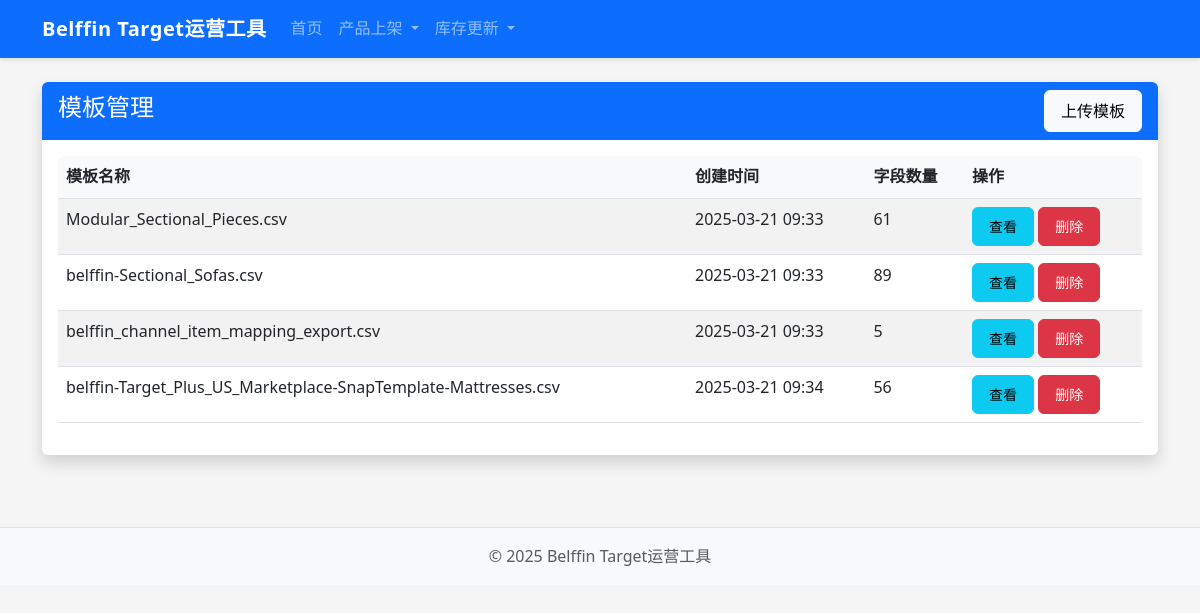
The app's page /product/templates with its own data.
### app/models/models.py (models this page shows, shortened)
class Template(db.Model):
    __tablename__ = 'template'
    id = db.Column(db.Integer, primary_key=True)
    name = db.Column(db.String(100), nullable=False)
    file_path = db.Column(db.String(200))
    content = db.Column(db.Text)  # 存储模板内容
    created_at = db.Column(db.DateTime, default=datetime.utcnow)
    updated_at = db.Column(db.DateTime, default=datetime.utcnow, onupdate=datetime.utcnow)
    fields = db.relationship('TemplateField', backref='template', lazy=True, cascade="all, delete-orphan")

### app/routes/product.py (the view)
@product_bp.route('/templates')
def templates():
    templates = Template.query.all()
    return render_template('product/templates.html', templates=templates)

### app/templates/product/templates.html (shortened to what this page needs)
{% extends 'base.html' %}
{% block content %}
<div class="row">
    <div class="col-md-12">
        <div class="card">
            <div class="card-header bg-primary text-white d-flex justify-content-between align-items-center">
                <h4>模板管理</h4>
                <button type="button" class="btn btn-light" data-bs-toggle="modal" data-bs-target="#uploadModal">
                    上传模板
                </button>
            </div>
            <div class="card-body">
                {% if templates %}
                <div class="table-responsive">
                    <table class="table table-striped">
                        <thead>
                            <tr>
                                <th>模板名称</th>
                                <th>创建时间</th>
                                <th>字段数量</th>
                                <th>操作</th>
                            </tr>
                        </thead>
                        <tbody>
                            {% for template in templates %}
                            <tr>
                                <td>{{ template.name }}</td>
                                <td>{{ template.created_at.strftime('%Y-%m-%d %H:%M') }}</td>
                                <td>{{ template.fields|length }}</td>
                                <td>
                                    <a href="{{ url_for('product.template_detail', template_id=template.id) }}" class="btn btn-sm btn-info">查看</a>
                                    <button type="button" class="btn btn-sm btn-danger"
                                            onclick="confirmDelete('{{ template.id }}', '{{ template.name }}')">删除</button>
                                </td>
                            </tr>
                            {% endfor %}
                        </tbody>
                    </table>
                </div>
                {% else %}
                <div class="alert alert-info">
                    暂无模板，请点击右上角"上传模板"按钮添加模板。
                </div>
                {% endif %}
            </div>
        </div>
    </div>
</div>
{% endblock %}

### app/templates/base.html (shortened to what this page needs)
<!DOCTYPE html>
<html lang="zh-CN">
<head>
    <link href="https://cdn.jsdelivr.net/npm/bootstrap@5.3.0-alpha1/dist/css/bootstrap.min.css" rel="stylesheet">
    <link rel="stylesheet" href="{{ url_for('static', filename='css/style.css') }}">
</head>
<body>
    <nav class="navbar navbar-expand-lg navbar-dark bg-primary">
        <div class="container">
            <a class="navbar-brand" href="{{ url_for('main.index') }}">Belffin Target运营工具</a>
            <div class="collapse navbar-collapse" id="navbarNav">
                <ul class="navbar-nav">
                    <li class="nav-item">
                        <a class="nav-link" href="{{ url_for('main.index') }}">首页</a>
                    </li>
                    <li class="nav-item dropdown">
                        <a class="nav-link dropdown-toggle" href="#" role="button" data-bs-toggle="dropdown">
                            产品上架
                        </a>
                    </li>
                    <li class="nav-item dropdown">
                        <a class="nav-link dropdown-toggle" href="#" role="button" data-bs-toggle="dropdown">
                            库存更新
                        </a>
                    </li>
                </ul>
            </div>
        </div>
    </nav>
    <div class="container mt-4">
        {% block content %}{% endblock %}
    </div>
    <footer class="footer mt-5 py-3 bg-light">
        <div class="container text-center">
            <span class="text-muted">© 2025 Belffin Target运营工具</span>
        </div>
    </footer>
</body>
</html>

### app/static/css/style.css (style rules this page uses)
:root { --primary-color: #0d6efd; --secondary-color: #6c757d; --success-color: #198754; --info-color: #0dcaf0; --warning-color: #ffc107; --danger-color: #dc3545; --light-color: #f8f9fa; --dark-color: #212529; --border-radius: 0.375rem; --box-shadow: 0 0.5rem 1rem rgba(0, 0, 0, 0.15); --transition: all 0.3s ease-in-out; }
body { font-family: 'Segoe UI', Tahoma, Geneva, Verdana, sans-serif; background-color: #f5f5f5; color: #333; line-height: 1.6; }
.navbar { box-shadow: 0 2px 4px rgba(0, 0, 0, 0.1); }
.navbar-brand { font-weight: 600; letter-spacing: 0.5px; }
.card { border: none; border-radius: var(--border-radius); box-shadow: var(--box-shadow); margin-bottom: 1.5rem; transition: var(--transition); }
.card-header { border-bottom: none; font-weight: 600; border-radius: var(--border-radius) var(--border-radius) 0 0 !important; }
.btn { border-radius: var(--border-radius); font-weight: 500; padding: 0.5rem 1rem; transition: var(--transition); }
.table { border-collapse: separate; border-spacing: 0; width: 100%; }
.table th { background-color: #f8f9fa; font-weight: 600; }
.table-striped tbody tr:nth-of-type(odd) { background-color: rgba(0, 0, 0, 0.02); }
.table-responsive { border-radius: var(--border-radius); overflow: hidden; }
.footer { margin-top: 2rem; padding: 1.5rem 0; background-color: var(--light-color); border-top: 1px solid #dee2e6; }

### records on screen
Template: name "Modular_Sectional_Pieces.csv", created_at "2025-03-21 09:33", fields|length "61"
Template: name "belffin-Sectional_Sofas.csv", created_at "2025-03-21 09:33", fields|length "89"
Template: name "belffin_channel_item_mapping_export.csv", created_at "2025-03-21 09:33", fields|length "5"
Template: name "belffin-Target_Plus_US_Marketplace-SnapTemplate-Mattresses.csv", created_at "2025-03-21 09:34", fields|length "56"
